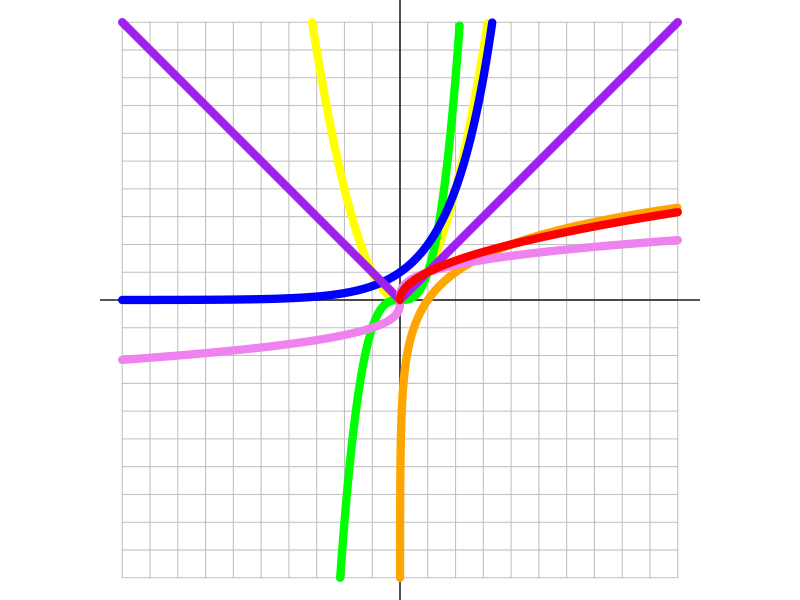

Here is the R script that generated this plot:
png("ID_parent_art.png",500,300)

par(mar=c(0,0,0,0),oma=c(0,0,0,0),pty="s")
plot(0,0,"n",xlim=c(-10,10),ylim=c(-10,10),axes=F,ann=F)

for(i in -10:10){
    lines(c(-10,10),c(i,i),col="grey")
    lines(c(i,i),c(-10,10),col="grey")
}
abline(h=0,lwd=1.3)
abline(v=0,lwd=1.3)

lwd = 8


x = seq(-10,log(10)/log(2),0.01)
y = 2^x
lines(y,x,lwd=lwd,col="orange")

x = seq(-sqrt(10),sqrt(10),0.01)
y = x^2
lines(x,y,lwd=lwd,col="yellow")

x = seq(-10^(1/3),10^(1/3),0.01)
y = x^3
lines(x,y,lwd=lwd,col="green")

x = seq(-10,log(10)/log(2),0.01)
y = 2^x
lines(x,y,lwd=lwd,col="blue")

x = seq(-10,10,0.01)
y = abs(x)
lines(x,y,lwd=lwd,col="purple")


x = seq(-10,10,0.01)
y = sign(x)*abs(x)^(1/3)
lines(x,y,lwd=lwd,col="violet")


x = seq(0,10,0.01)
y = sqrt(x)
lines(x,y,lwd=lwd,col="red")


dev.off()
